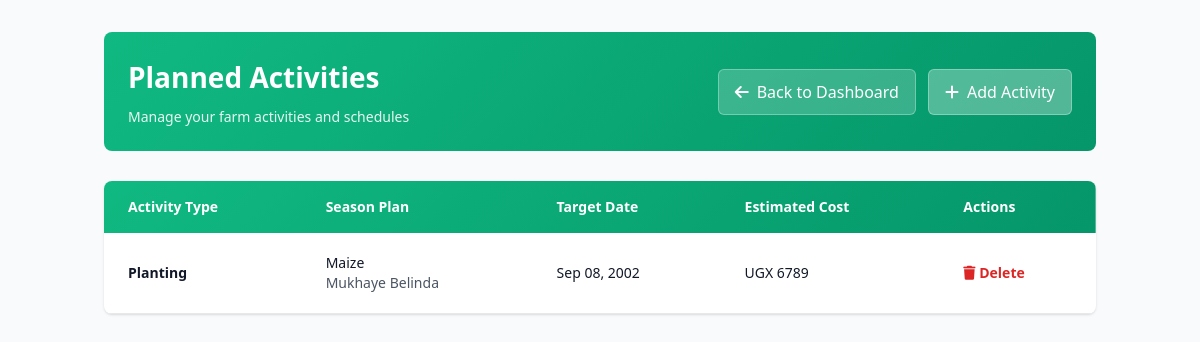
The page /plannedactivities/ on the database its author committed.
### farmcore/models.py (models this page shows, shortened)
class PlannedActivity(models.Model):
    ACTIVITY_CHOICES = [
        ('land_preparation', 'Land Preparation'),
        ('planting', 'Planting'),
        ('weeding', 'Weeding'),
        ('spraying', 'Spraying'),
        ('harvesting', 'Harvesting'),
    ]
    season_plan = models.ForeignKey(SeasonPlan, on_delete=models.CASCADE)
    activity_type = models.CharField(max_length=100, choices=ACTIVITY_CHOICES)
    target_date = models.DateField()
    estimated_cost_ugx = models.FloatField(null=True, blank=True)

class SeasonPlan(models.Model):
    SEASON_CHOICES = [
        ('season_a', 'Season A (March - July) - Long Rains'),
        ('season_b', 'Season B (August - November) - Short Rains'),
        ('season_c', 'Season C (December - February) - Dry Season'),
    ]
    STATUS_CHOICES = [
        ('is_active', 'Is Active'),
        ('completed', 'Completed'),
        ('planned', 'Planned'),
    ]
    farm = models.ForeignKey(Farm, on_delete=models.CASCADE)
    crop_name = models.CharField(max_length=100)
    season_name = models.CharField(max_length=100, choices=SEASON_CHOICES)
    status = models.CharField(max_length=20, choices=STATUS_CHOICES, default='planned')
    start_date = models.DateField(null=True, blank=True)

class Farm(models.Model):
    farmer = models.ForeignKey(Farmer, on_delete=models.CASCADE, related_name='farms')
    name = models.CharField(max_length=255)
    size_in_acres = models.FloatField()
    location = models.CharField(max_length=255, default='')

### farmcore/views.py (the view)
# urls.py: path("plannedactivities/", views.plannedactivities_list, name="plannedactivities_list"),
def plannedactivities_list(request):
    activities = PlannedActivity.objects.all()
    return render(request, "plannedactivities_list.html", {"activities": activities})

### farmcore/templates/plannedactivities_list.html (shortened to what this page needs)
<!DOCTYPE html>
<html lang="en">
<head>
    <link rel="stylesheet" href="https://cdnjs.cloudflare.com/ajax/libs/font-awesome/6.0.0/css/all.min.css">
    <script src="https://cdn.tailwindcss.com"></script>
</head>
<body class="bg-gray-50">
    <div class="container mx-auto px-4 py-8">
        <div class="page-header">
            <div class="page-header-content">
                <h1>Planned Activities</h1>
                <p>Manage your farm activities and schedules</p>
            </div>
            <div class="action-buttons">
                <a href="{% url 'dashboard' %}" class="back-button">
                    <i class="fas fa-arrow-left"></i> Back to Dashboard
                </a>
                <a href="{% url 'plannedactivity_create' %}" class="btn-action primary">
                    <i class="fas fa-plus"></i> Add Activity
                </a>
            </div>
        </div>
        {% if activities %}
        <div class="bg-white rounded-lg shadow overflow-hidden">
            <table class="min-w-full">
                <thead style="background: linear-gradient(135deg, #10b981 0%, #059669 100%); color: white;">
                    <tr>
                        <th class="px-6 py-4 text-left font-bold text-sm">Activity Type</th>
                        <th class="px-6 py-4 text-left font-bold text-sm">Season Plan</th>
                        <th class="px-6 py-4 text-left font-bold text-sm">Target Date</th>
                        <th class="px-6 py-4 text-left font-bold text-sm">Estimated Cost</th>
                        <th class="px-6 py-4 text-left font-bold text-sm">Actions</th>
                    </tr>
                </thead>
                <tbody>
                    {% for activity in activities %}
                    <tr style="border-bottom: 1px solid #e8e8e8; transition: all 0.2s;" onmouseover="this.style.backgroundColor='#f0fdf4'; this.style.boxShadow='0 2px 8px rgba(16, 185, 129, 0.1)';" onmouseout="this.style.backgroundColor='white'; this.style.boxShadow='none';">
                        <td class="px-6 py-5 whitespace-nowrap">
                            <div class="text-sm font-semibold text-gray-900">{{ activity.get_activity_type_display }}</div>
                        </td>
                        <td class="px-6 py-5 whitespace-nowrap">
                            <div class="text-sm font-medium text-gray-900">{{ activity.season_plan.crop_name }}</div>
                            <div class="text-sm text-gray-600">{{ activity.season_plan.farm.name }}</div>
                        </td>
                        <td class="px-6 py-5 whitespace-nowrap">
                            <div class="text-sm font-medium text-gray-900">{{ activity.target_date|date:"M d, Y" }}</div>
                        </td>
                        <td class="px-6 py-5 whitespace-nowrap">
                            <div class="text-sm font-medium text-gray-900">
                                {% if activity.estimated_cost_ugx %}
                                    UGX {{ activity.estimated_cost_ugx|floatformat:0 }}
                                {% else %}
                                    <span class="text-gray-400">Not set</span>
                                {% endif %}
                            </div>
                        </td>
                        <td class="px-6 py-5 whitespace-nowrap text-sm font-medium">
                            <a href="{% url 'plannedactivity_delete' activity.id %}"
                               class="text-red-600 hover:text-red-900 font-semibold">
                                <i class="fas fa-trash"></i> Delete
                            </a>
                        </td>
                    </tr>
                    {% endfor %}
                </tbody>
            </table>
        </div>
        {% endif %}
    </div>
</body>
</html>

### farmcore/templates/plannedactivities_list.html (style rules this page uses)
.page-header { display: flex; justify-content: space-between; align-items: center; margin-bottom: 30px; padding: 24px; background: linear-gradient(135deg, #10b981 0%, #059669 100%); border-radius: 8px; color: white; }
.page-header-content h1 { font-size: 28px; font-weight: 700; margin: 0 0 8px 0; }
.page-header-content p { margin: 0; opacity: 0.9; font-size: 14px; }
.back-button { display: inline-flex; align-items: center; gap: 8px; background: rgba(255, 255, 255, 0.2); color: white; padding: 10px 16px; border-radius: 6px; text-decoration: none; font-weight: 500; transition: all 0.3s; border: 1px solid rgba(255, 255, 255, 0.3); }
.action-buttons { display: flex; gap: 12px; }
.btn-action { display: inline-flex; align-items: center; gap: 8px; background: rgba(255, 255, 255, 0.2); color: white; padding: 10px 16px; border-radius: 6px; text-decoration: none; font-weight: 500; transition: all 0.3s; border: 1px solid rgba(255, 255, 255, 0.3); }
.btn-action.primary { background: rgba(255, 255, 255, 0.3); }

### rows shown on the page
PlannedActivity: activity_type "Planting", season_plan.crop_name "Maize", season_plan.farm.name "Mukhaye Belinda", target_date "Sep 08, 2002", estimated_cost_ugx "6789"
